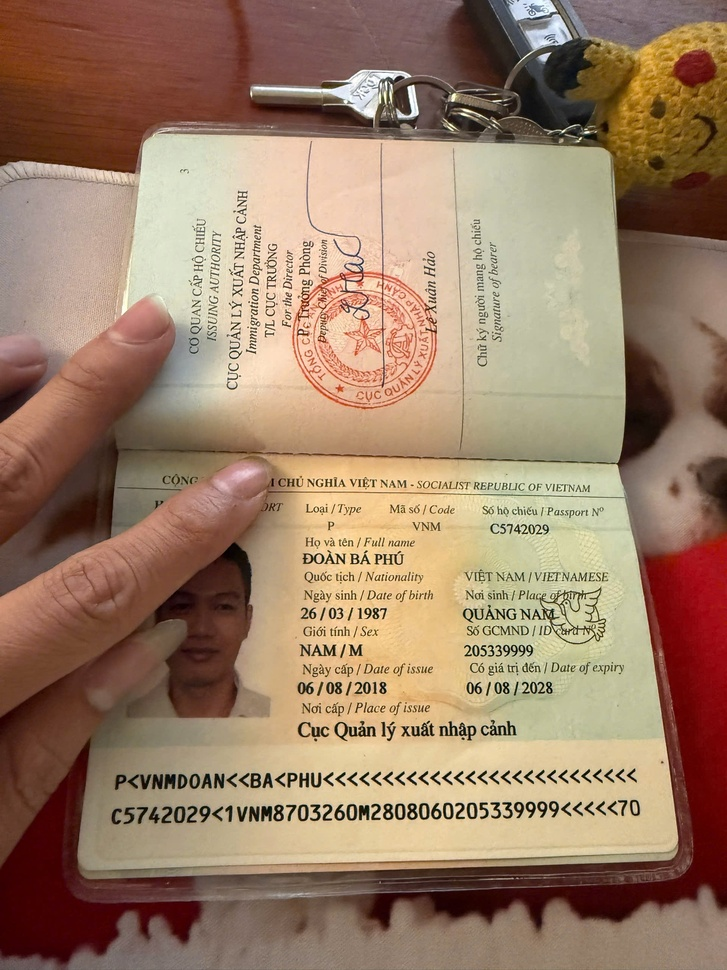
#> input picture functions/debug/passport_20260312_042543.jpg, 727 x 970 px, shrunk from 1920 x 2560 before the run
$ python -i image_utils.py   (imports and definitions only)
#> lines starting #> are read from the running program, lines starting #| are printed output that depends on the picture; after the words box and inside, x2 and y2 are one past the last pixel; in counts of white or black regions, pixels touching at a corner belong together
#> further down, picture is the input picture: shape (970, 727, 3); mean B, G, R 103.5, 127, 155.5


def deskew(image):

    import cv2
    import numpy as np

    gray = cv2.cvtColor(image, cv2.COLOR_BGR2GRAY)
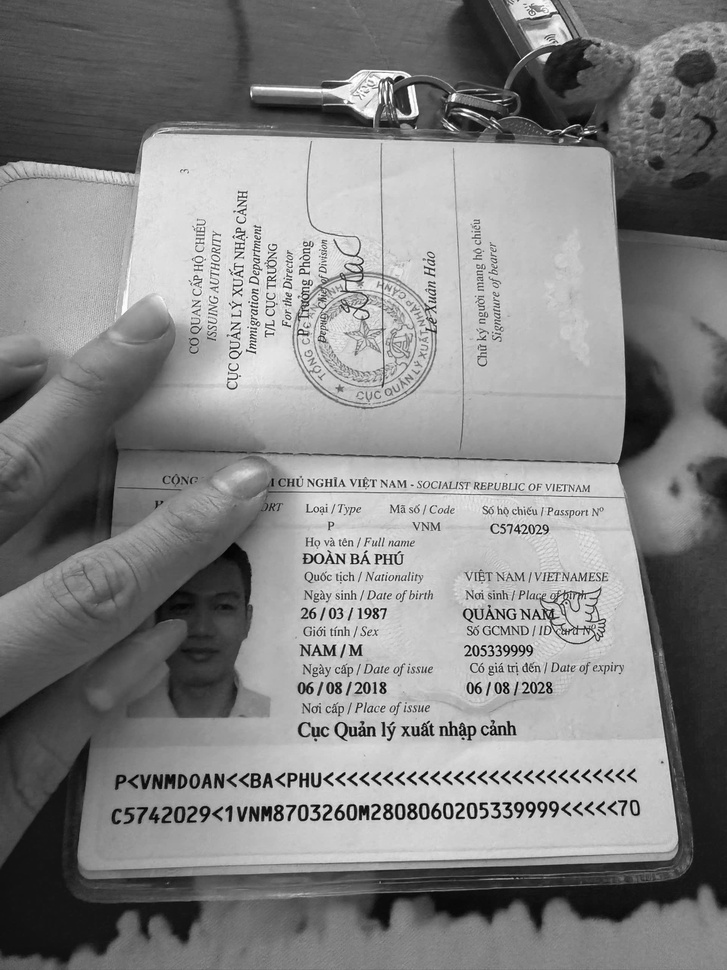
#> gray: shape (970, 727); min 1, max 255, mean 132.9

    thresh = cv2.threshold(
        gray,
        0,
        255,
        cv2.THRESH_BINARY_INV + cv2.THRESH_OTSU
    )[1]
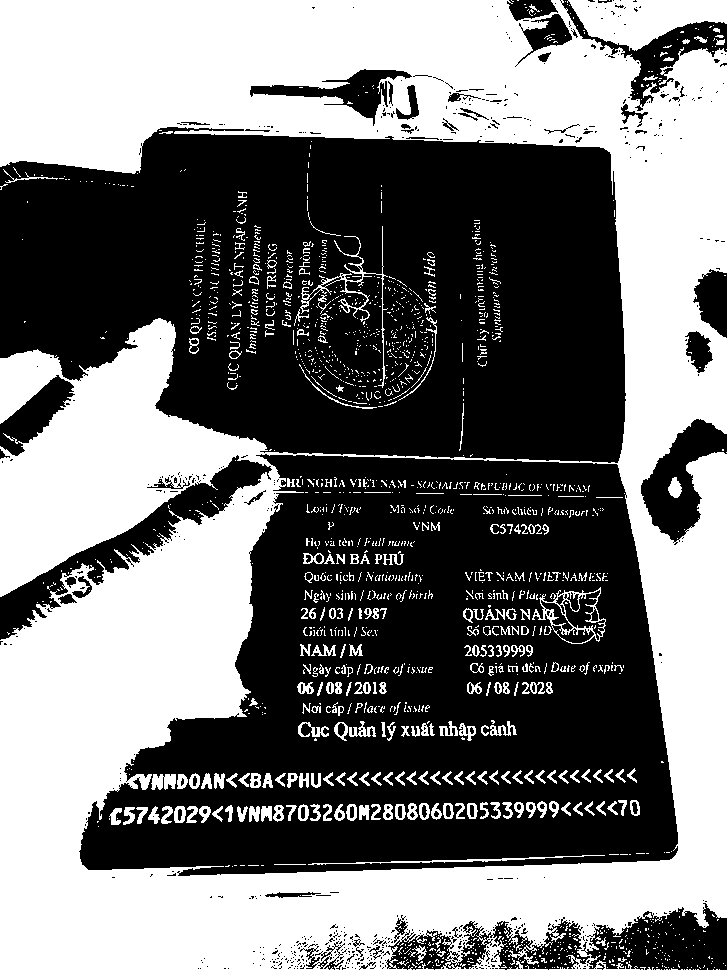
#> thresh: shape (970, 727); 46.9% white; 1785 white regions (1498 under 20 px), largest, box (x1, y1, x2, y2) and area: (0, 0, 727, 970) 300603, (567, 0, 727, 51) 5022, (300, 226, 388, 388) 955

    coords = np.column_stack(np.where(thresh > 0))
#> coords = 331047 pairs, first value 0 to 969, second value 0 to 726

    angle = cv2.minAreaRect(coords)[-1]
#> angle = -90

    if angle < -45:
        angle = -(90 + angle)
#> angle = 0
    else:
        angle = -angle

    (h, w) = image.shape[:2]
#> h = 970; w = 727

    M = cv2.getRotationMatrix2D(
        (w // 2, h // 2),
        angle,
        1.0
    )
#> M = [[1, 0, 0], [0, 1, 0]]

    rotated = cv2.warpAffine(
        image,
        M,
        (w, h),
        flags=cv2.INTER_CUBIC,
        borderMode=cv2.BORDER_REPLICATE
    )

    return rotated

>>> import cv2
>>> picture = cv2.imread('../debug/passport_20260312_042543.jpg')
>>> result = deskew(picture)
